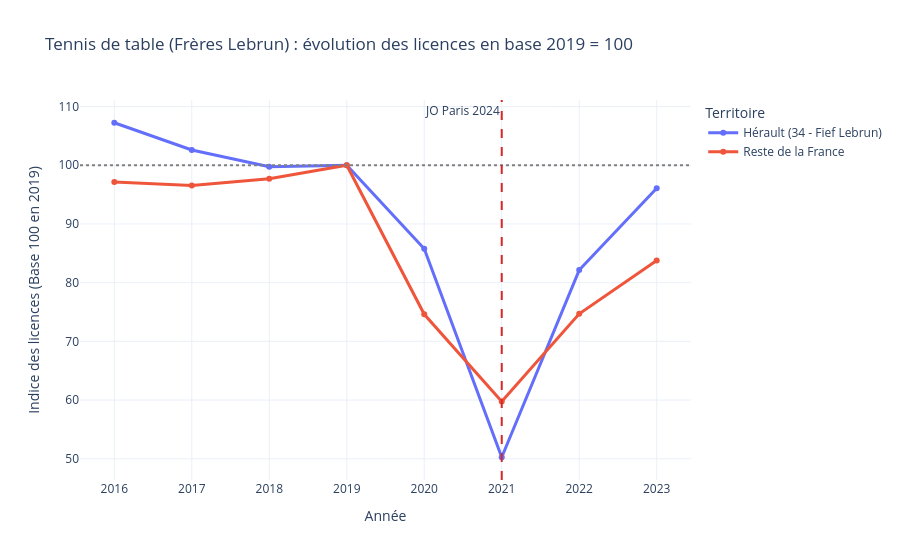

Notebook source saved alongside this figure:
### Code cell
from src.processing import (
    preparer_serie_base_100,
    calculer_ecart_double_difference,
    calculer_croissance_departementale,
)
from src.viz import plot_effet_local_base100, plot_carte_croissance_dep

# Exemple : Tennis de table et les frères Lebrun (Hérault - 34)
CODE_FFTT = "124"

df_ping_100 = preparer_serie_base_100(
    df_licences,
    federation=CODE_FFTT,
    dep_cible="34",
    annee_ref=2019,
    label_cible="Hérault (34 - Fief Lebrun)",
    col_fed="code_fed",
)

ecart_did = calculer_ecart_double_difference(
    df_ping_100,
    label_cible="Hérault (34 - Fief Lebrun)",
    annee_avant=2016,
    annee_apres=2023,
)
print(f"Surplus de croissance dans l'Hérault (2019-2023) : {ecart_did:+.1f} points d'indice")

fig_courbe = plot_effet_local_base100(
    df_ping_100, "Tennis de table", "Frères Lebrun", annee_ref=2019, annee_evenement=2021
)
fig_courbe.show()

df_ping_carte = calculer_croissance_departementale(
    df_licences,
    federation=CODE_FFTT,
    annee_debut=2016,
    annee_fin=2023,
    col_fed="code_fed",
)
fig_carte = plot_carte_croissance_dep(df_ping_carte, "Tennis de table", annee_debut=2016, annee_fin=2023)
fig_carte.show()

### Figure 1 — Plotly figure (JSON) as saved in the notebook; plotly's stock layout.template omitted (floating-point values rounded to 4 significant figures)
{"data": [{"hovertemplate": "Territoire=Hérault (34 - Fief Lebrun)<br>Année=%{x}<br>Indice des licences (Base 100 en 2019)=%{y}<extra></extra>", "legendgroup": "Hérault (34 - Fief Lebrun)", "line": {"color": "#636efa", "dash": "solid", "width": 3}, "marker": {"symbol": "circle"}, "mode": "lines+markers", "name": "Hérault (34 - Fief Lebrun)", "orientation": "v", "showlegend": true, "type": "scatter", "x": [2016, 2017, 2018, 2019, 2020, 2021, 2022, 2023], "xaxis": "x", "y": [107.2, 102.6, 99.74, 100.0, 85.77, 50.26, 82.14, 96.07], "yaxis": "y"}, {"hovertemplate": "Territoire=Reste de la France<br>Année=%{x}<br>Indice des licences (Base 100 en 2019)=%{y}<extra></extra>", "legendgroup": "Reste de la France", "line": {"color": "#EF553B", "dash": "solid", "width": 3}, "marker": {"symbol": "circle"}, "mode": "lines+markers", "name": "Reste de la France", "orientation": "v", "showlegend": true, "type": "scatter", "x": [2016, 2017, 2018, 2019, 2020, 2021, 2022, 2023], "xaxis": "x", "y": [97.16, 96.57, 97.7, 100.0, 74.61, 59.75, 74.7, 83.78], "yaxis": "y"}], "layout": {"annotations": [{"showarrow": false, "text": "JO Paris 2024", "x": 2021, "xanchor": "right", "xref": "x", "y": 1, "yanchor": "top", "yref": "y domain"}], "legend": {"title": {"text": "Territoire"}, "tracegroupgap": 0}, "shapes": [{"line": {"color": "gray", "dash": "dot"}, "type": "line", "x0": 0, "x1": 1, "xref": "x domain", "y0": 100, "y1": 100, "yref": "y"}, {"line": {"color": "#d62728", "dash": "dash"}, "type": "line", "x0": 2021, "x1": 2021, "xref": "x", "y0": 0, "y1": 1, "yref": "y domain"}], "title": {"text": "Tennis de table (Frères Lebrun) : évolution des licences en base 2019 = 100"}, "xaxis": {"anchor": "y", "domain": [0, 1], "title": {"text": "Année"}}, "yaxis": {"anchor": "x", "domain": [0, 1], "title": {"text": "Indice des licences (Base 100 en 2019)"}}}}
